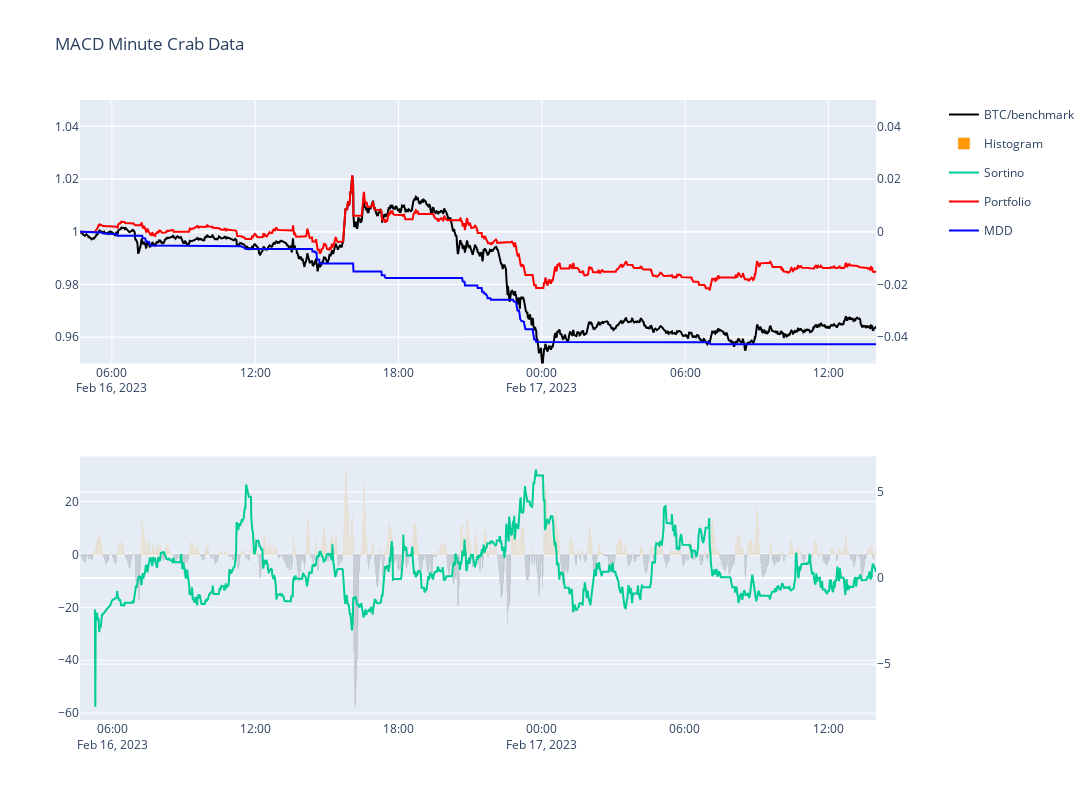

Here is the notebook cell this chart was saved with:
### Code cell
fig_mi_crab

### Figure 1 — Plotly figure (JSON) as saved in the notebook; plotly's stock layout.template omitted (floating-point values rounded to 4 significant figures; data arrays with more than 128 entries replaced by an {"elided": "..."} marker saying what was removed)
{"data": [{"legendgroup": "1", "marker": {"color": "black", "size": 42}, "name": "BTC/benchmark", "type": "scatter", "x": {"elided": "2001 str values"}, "xaxis": "x", "y": {"elided": "2001 float values"}, "yaxis": "y"}, {"marker": {"color": {"elided": "2001 str values"}}, "name": "Histogram", "type": "bar", "x": {"elided": "2001 str values"}, "xaxis": "x2", "y": {"elided": "2001 float values"}, "yaxis": "y3"}, {"name": "Sortino", "type": "scatter", "x": {"elided": "2001 str values"}, "xaxis": "x2", "y": {"elided": "2001 float values"}, "yaxis": "y4"}, {"marker": {"color": "red", "size": 42}, "name": "Portfolio", "type": "scatter", "x": {"elided": "2001 str values"}, "xaxis": "x", "y": {"elided": "2001 float values"}, "yaxis": "y"}, {"marker": {"color": "blue", "size": 42}, "name": "MDD", "type": "scatter", "x": {"elided": "2001 str values"}, "xaxis": "x", "y": {"elided": "2001 float values"}, "yaxis": "y2"}], "layout": {"autosize": false, "height": 800, "title": {"text": "MACD Minute Crab Data"}, "width": 1300, "xaxis": {"anchor": "y", "domain": [0, 0.94]}, "xaxis2": {"anchor": "y3", "domain": [0, 0.94]}, "yaxis": {"anchor": "x", "domain": [0.575, 1], "range": [0.95, 1.05]}, "yaxis2": {"anchor": "x", "overlaying": "y", "range": [-0.05, 0.05], "side": "right"}, "yaxis3": {"anchor": "x2", "domain": [0, 0.425]}, "yaxis4": {"anchor": "x2", "overlaying": "y3", "side": "right"}}}
